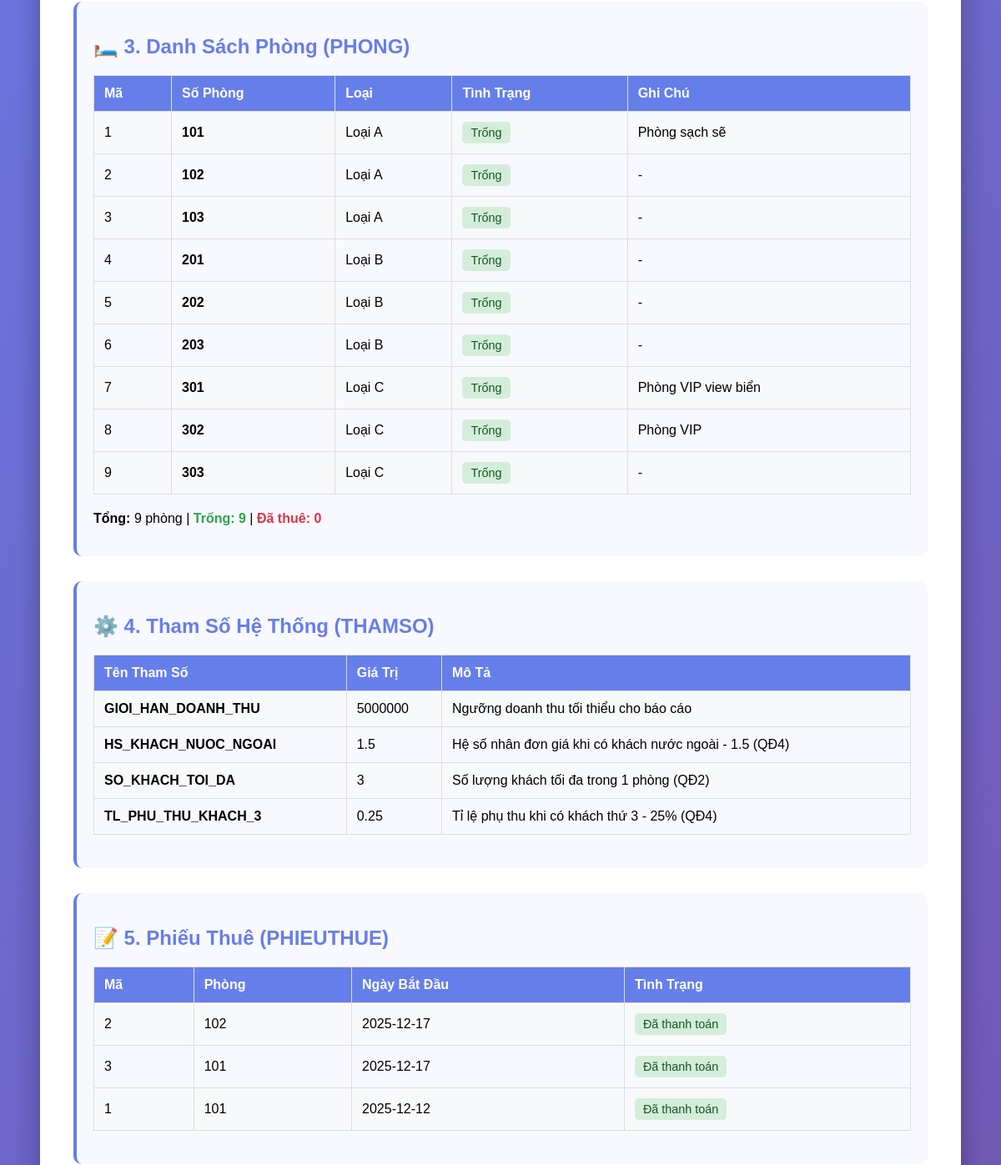
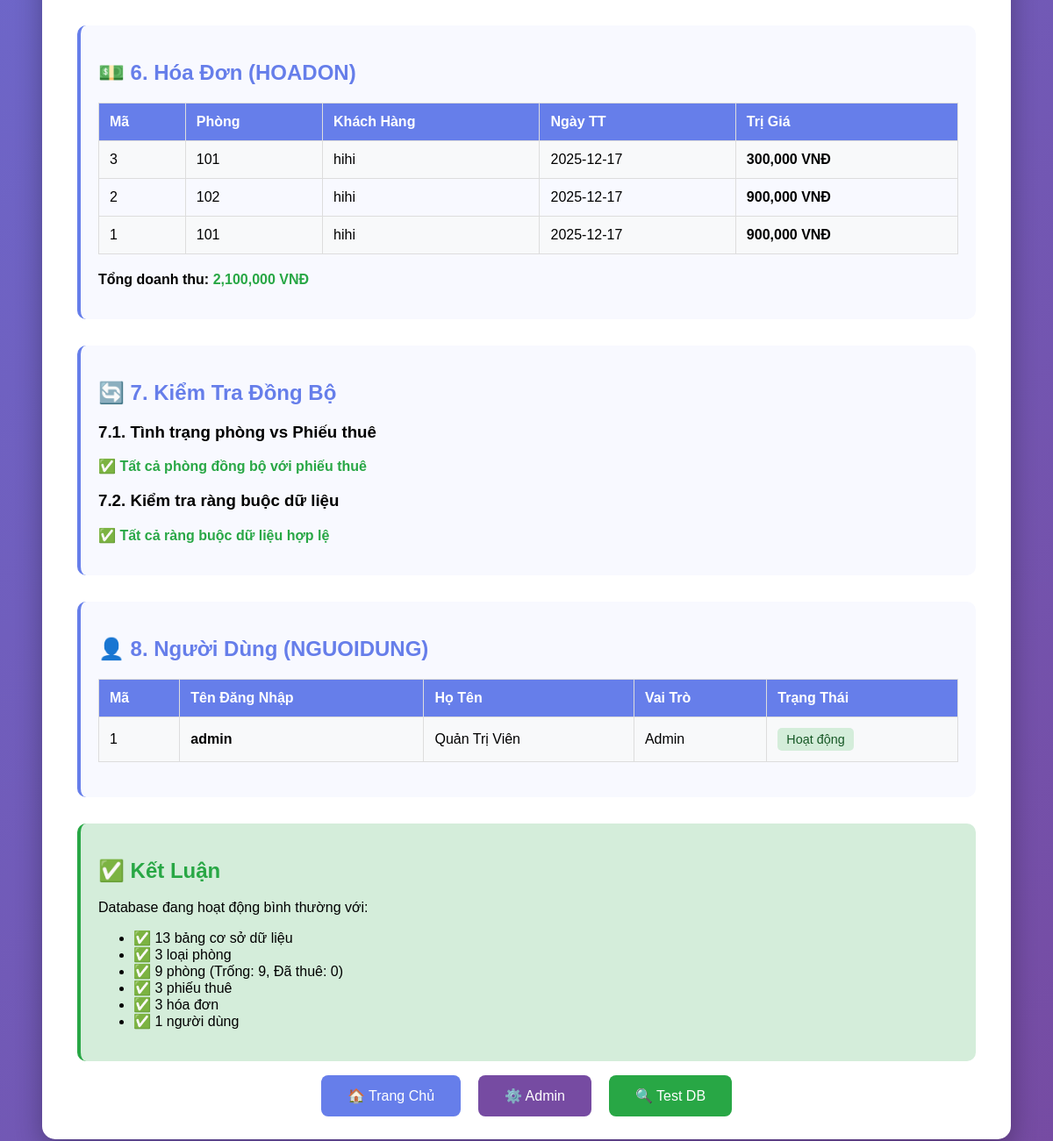
Page /check_sync.php (lower part) on the earlier database version (2 pictures, top to bottom).
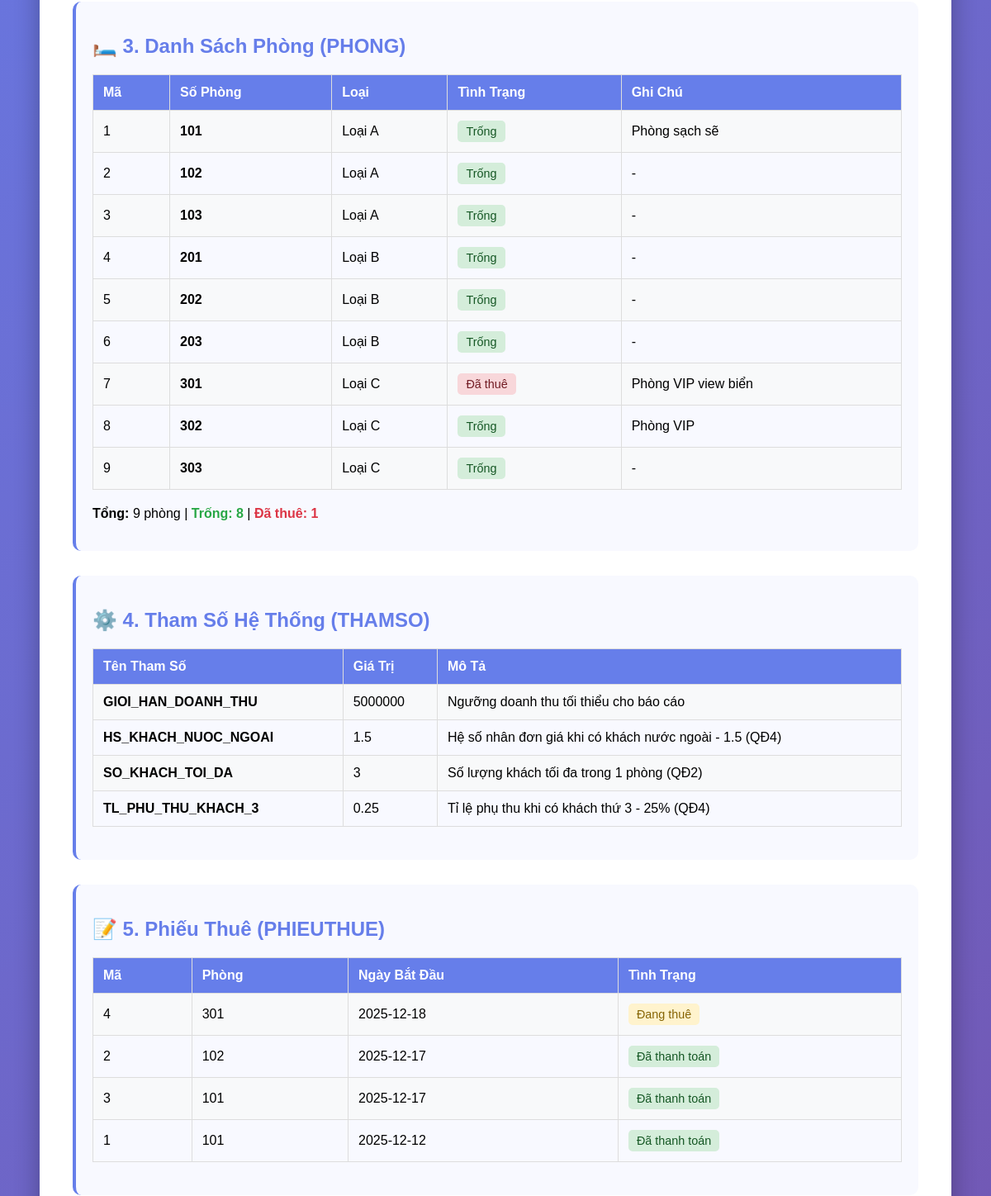
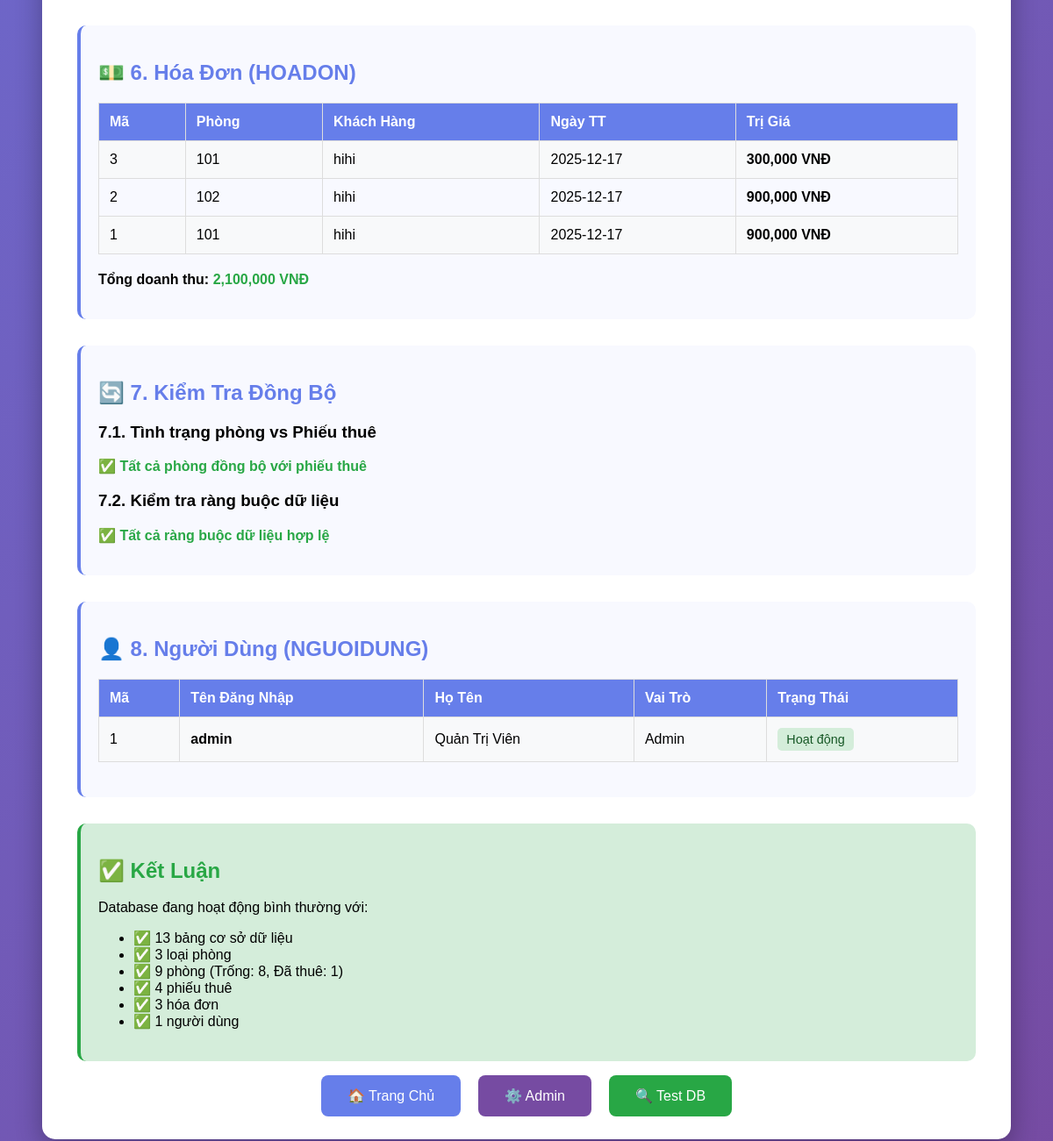
Same page on the later database version (2 pictures, top to bottom).
### tables this page shows
CREATE TABLE PHONG (
MaPhong INTEGER PRIMARY KEY AUTOINCREMENT,
SoPhong TEXT NOT NULL UNIQUE,
MaLoaiPhong INTEGER NOT NULL,
TinhTrang TEXT DEFAULT 'Trống' CHECK(TinhTrang IN ('Trống', 'Đã thuê')),
GhiChu TEXT,
FOREIGN KEY (MaLoaiPhong) REFERENCES LOAIPHONG(MaLoaiPhong) ON DELETE RESTRICT ON UPDATE CASCADE
);

CREATE TABLE LOAIPHONG (
MaLoaiPhong INTEGER PRIMARY KEY AUTOINCREMENT,
TenLoai TEXT NOT NULL UNIQUE,
DonGiaCoBan REAL NOT NULL CHECK(DonGiaCoBan > 0)
);

CREATE TABLE THAMSO (
TenThamSo TEXT PRIMARY KEY,
GiaTri REAL NOT NULL,
MoTa TEXT
);

CREATE TABLE PHIEUTHUE (
MaPhieuThue INTEGER PRIMARY KEY AUTOINCREMENT,
MaPhong INTEGER NOT NULL,
MaKhachHangUser INTEGER,
NgayBatDauThue DATE NOT NULL DEFAULT (date('now')),
SoDem INTEGER NOT NULL DEFAULT 1 CHECK(SoDem BETWEEN 1 AND 14),
TinhTrangPhieu TEXT DEFAULT 'Đang thuê' CHECK(TinhTrangPhieu IN ('Đang thuê', 'Đã thanh toán', 'Đã hủy')),
FOREIGN KEY (MaPhong) REFERENCES PHONG(MaPhong) ON DELETE RESTRICT ON UPDATE CASCADE,
FOREIGN KEY (MaKhachHangUser) REFERENCES KHACHHANG_USERS(MaKhachHangUser) ON DELETE SET NULL ON UPDATE CASCADE
);

CREATE TABLE HOADON (
MaHoaDon INTEGER PRIMARY KEY AUTOINCREMENT,
MaPhieuThue INTEGER NOT NULL UNIQUE,
TenKhachHangCoQuan TEXT NOT NULL,
DiaChiThanhToan TEXT,
NgayThanhToan DATE NOT NULL DEFAULT (date('now')),
TriGia REAL NOT NULL CHECK(TriGia >= 0),
FOREIGN KEY (MaPhieuThue) REFERENCES PHIEUTHUE(MaPhieuThue) ON DELETE RESTRICT ON UPDATE CASCADE
);

CREATE TABLE NGUOIDUNG (
MaNguoiDung INTEGER PRIMARY KEY AUTOINCREMENT,
TenDangNhap TEXT UNIQUE NOT NULL,
MatKhau TEXT NOT NULL,
HoTen TEXT NOT NULL,
VaiTro TEXT DEFAULT 'NhanVien',
TrangThai TEXT DEFAULT 'Hoạt động',
NgayTao DATETIME DEFAULT CURRENT_TIMESTAMP
);

### check_sync.php (the view, shortened to what the changed rows need)
<?php
$database = new Database();
$db = $database->connect();
echo "<!DOCTYPE html>
<html lang='vi'>
<head>
    <meta charset='UTF-8'>
    <title>Kiểm tra đồng bộ Database</title>
    <style>
        body {
            font-family: Arial;
            padding: 40px;
            background: linear-gradient(135deg, #667eea 0%, #764ba2 100%);
            min-height: 100vh;
        }
        .container {
            max-width: 1200px;
            background: white;
            padding: 40px;
            border-radius: 15px;
            box-shadow: 0 10px 30px rgba(0,0,0,0.3);
            margin: 0 auto;
        }
        h1, h2 { color: #667eea; }
        .success { color: #28a745; font-weight: bold; }
        .error { color: #dc3545; font-weight: bold; }
        .warning { color: #ffc107; font-weight: bold; }
        table {
            width: 100%;
            border-collapse: collapse;
            margin: 20px 0;
        }
        th, td {
            border: 1px solid #ddd;
            padding: 12px;
            text-align: left;
        }
        th {
            background: #667eea;
            color: white;
        }
        tr:nth-child(even) { background: #f8f9fa; }
        .section {
            margin: 30px 0;
            padding: 20px;
            background: #f8f9ff;
            border-radius: 10px;
            border-left: 4px solid #667eea;
        }
        .badge {
            display: inline-block;
            padding: 5px 10px;
            border-radius: 5px;
            font-size: 0.9em;
        }
        .badge-success { background: #d4edda; color: #155724; }
        .badge-danger { background: #f8d7da; color: #721c24; }
        .badge-warning { background: #fff3cd; color: #856404; }
    </style>
</head>
<body>
<div class='container'>";
$tables = $db->query("SELECT name FROM sqlite_master WHERE type='table' ORDER BY name")->fetchAll(PDO::FETCH_COLUMN);
$loaiPhongs = $db->query("SELECT * FROM LOAIPHONG ORDER BY TenLoai")->fetchAll();
echo "<div class='section'>";
echo "<h2>🛏️ 3. Danh Sách Phòng (PHONG)</h2>";
$phongs = $db->query("SELECT P.*, L.TenLoai FROM PHONG P
                      JOIN LOAIPHONG L ON P.MaLoaiPhong = L.MaLoaiPhong
                      ORDER BY P.SoPhong")->fetchAll();
echo "<table>";
echo "<tr><th>Mã</th><th>Số Phòng</th><th>Loại</th><th>Tình Trạng</th><th>Ghi Chú</th></tr>";
$phongTrong = 0;
$phongDaThue = 0;
foreach ($phongs as $p) {
    $badge = $p['TinhTrang'] == 'Trống' ? 'badge-success' : 'badge-danger';
    if ($p['TinhTrang'] == 'Trống') $phongTrong++;
    else $phongDaThue++;
    echo "<tr>";
    echo "<td>{$p['MaPhong']}</td>";
    echo "<td><strong>{$p['SoPhong']}</strong></td>";
    echo "<td>{$p['TenLoai']}</td>";
    echo "<td><span class='badge $badge'>{$p['TinhTrang']}</span></td>";
    echo "<td>" . ($p['GhiChu'] ?? '-') . "</td>";
    echo "</tr>";
}
echo "</table>";
echo "<p><strong>Tổng:</strong> " . count($phongs) . " phòng | ";
echo "<span class='success'>Trống: $phongTrong</span> | ";
echo "<span class='error'>Đã thuê: $phongDaThue</span></p>";
echo "</div>";
echo "<div class='section'>";
echo "<h2>⚙️ 4. Tham Số Hệ Thống (THAMSO)</h2>";
$thamSos = $db->query("SELECT * FROM THAMSO ORDER BY TenThamSo")->fetchAll();
echo "<table>";
echo "<tr><th>Tên Tham Số</th><th>Giá Trị</th><th>Mô Tả</th></tr>";
foreach ($thamSos as $ts) {
    echo "<tr>";
    echo "<td><strong>{$ts['TenThamSo']}</strong></td>";
    echo "<td>{$ts['GiaTri']}</td>";
    echo "<td>{$ts['MoTa']}</td>";
    echo "</tr>";
}
echo "</table>";
echo "</div>";
echo "<div class='section'>";
echo "<h2>📝 5. Phiếu Thuê (PHIEUTHUE)</h2>";
$phieuThues = $db->query("SELECT PT.*, P.SoPhong FROM PHIEUTHUE PT
                          JOIN PHONG P ON PT.MaPhong = P.MaPhong
                          ORDER BY PT.NgayBatDauThue DESC")->fetchAll();
if (count($phieuThues) > 0) {
    echo "<table>";
    echo "<tr><th>Mã</th><th>Phòng</th><th>Ngày Bắt Đầu</th><th>Tình Trạng</th></tr>";
    foreach ($phieuThues as $pt) {
        $badge = $pt['TinhTrangPhieu'] == 'Đang thuê' ? 'badge-warning' :
                ($pt['TinhTrangPhieu'] == 'Đã thanh toán' ? 'badge-success' : 'badge-danger');
        echo "<tr>";
        echo "<td>{$pt['MaPhieuThue']}</td>";
        echo "<td>{$pt['SoPhong']}</td>";
        echo "<td>{$pt['NgayBatDauThue']}</td>";
        echo "<td><span class='badge $badge'>{$pt['TinhTrangPhieu']}</span></td>";
        echo "</tr>";
    }
    echo "</table>";
} else {
    echo "<p class='warning'>⚠️ Chưa có phiếu thuê nào</p>";
}
echo "</div>";
echo "<div class='section'>";
echo "<h2>💵 6. Hóa Đơn (HOADON)</h2>";
$hoaDons = $db->query("SELECT H.*, P.SoPhong FROM HOADON H
                       JOIN PHIEUTHUE PT ON H.MaPhieuThue = PT.MaPhieuThue
                       JOIN PHONG P ON PT.MaPhong = P.MaPhong
                       ORDER BY H.NgayThanhToan DESC")->fetchAll();
if (count($hoaDons) > 0) {
    echo "<table>";
    echo "<tr><th>Mã</th><th>Phòng</th><th>Khách Hàng</th><th>Ngày TT</th><th>Trị Giá</th></tr>";
    foreach ($hoaDons as $hd) {
        echo "<tr>";
        echo "<td>{$hd['MaHoaDon']}</td>";
        echo "<td>{$hd['SoPhong']}</td>";
        echo "<td>{$hd['TenKhachHangCoQuan']}</td>";
        echo "<td>{$hd['NgayThanhToan']}</td>";
        echo "<td><strong>" . number_format($hd['TriGia']) . " VNĐ</strong></td>";
        echo "</tr>";
    }
    echo "</table>";
} else {
    echo "<p class='warning'>⚠️ Chưa có hóa đơn nào</p>";
}
echo "</div>";
echo "<div class='section'>";
echo "<h2>🔄 7. Kiểm Tra Đồng Bộ</h2>";
echo "</div>";
echo "<div class='section'>";
echo "<h2>👤 8. Người Dùng (NGUOIDUNG)</h2>";
$users = $db->query("SELECT MaNguoiDung, TenDangNhap, HoTen, VaiTro, TrangThai FROM NGUOIDUNG")->fetchAll();
echo "<table>";
echo "<tr><th>Mã</th><th>Tên Đăng Nhập</th><th>Họ Tên</th><th>Vai Trò</th><th>Trạng Thái</th></tr>";
foreach ($users as $u) {
    $badge = $u['TrangThai'] == 'Hoạt động' ? 'badge-success' : 'badge-danger';
    echo "<tr>";
    echo "<td>{$u['MaNguoiDung']}</td>";
    echo "<td><strong>{$u['TenDangNhap']}</strong></td>";
    echo "<td>{$u['HoTen']}</td>";
    echo "<td>{$u['VaiTro']}</td>";
    echo "<td><span class='badge $badge'>{$u['TrangThai']}</span></td>";
    echo "</tr>";
}
echo "</table>";
echo "</div>";
echo "<div class='section' style='background: #d4edda; border-color: #28a745;'>";
echo "<h2 class='success'>✅ Kết Luận</h2>";
echo "<ul>";
echo "<li>✅ " . count($tables) . " bảng cơ sở dữ liệu</li>";
echo "<li>✅ " . count($loaiPhongs) . " loại phòng</li>";
echo "<li>✅ " . count($phongs) . " phòng (Trống: $phongTrong, Đã thuê: $phongDaThue)</li>";
echo "<li>✅ " . count($phieuThues) . " phiếu thuê</li>";
echo "<li>✅ " . count($hoaDons) . " hóa đơn</li>";
echo "<li>✅ " . count($users) . " người dùng</li>";
echo "</ul>";
echo "</div>";
echo "</div></body></html>";
?>

Differences in the rows shown:
changed phong "Phòng VIP view biển": TinhTrang "Trống" → "Đã thuê"
added phieuthue: MaPhieuThue "4", MaPhong.SoPhong "301", NgayBatDauThue "2025-12-18", TinhTrangPhieu "Đang thuê"
Other differences:
$phongTrong: "9" → "8"
$phongDaThue: "0" → "1"
count($phieuThues): "3" → "4"
